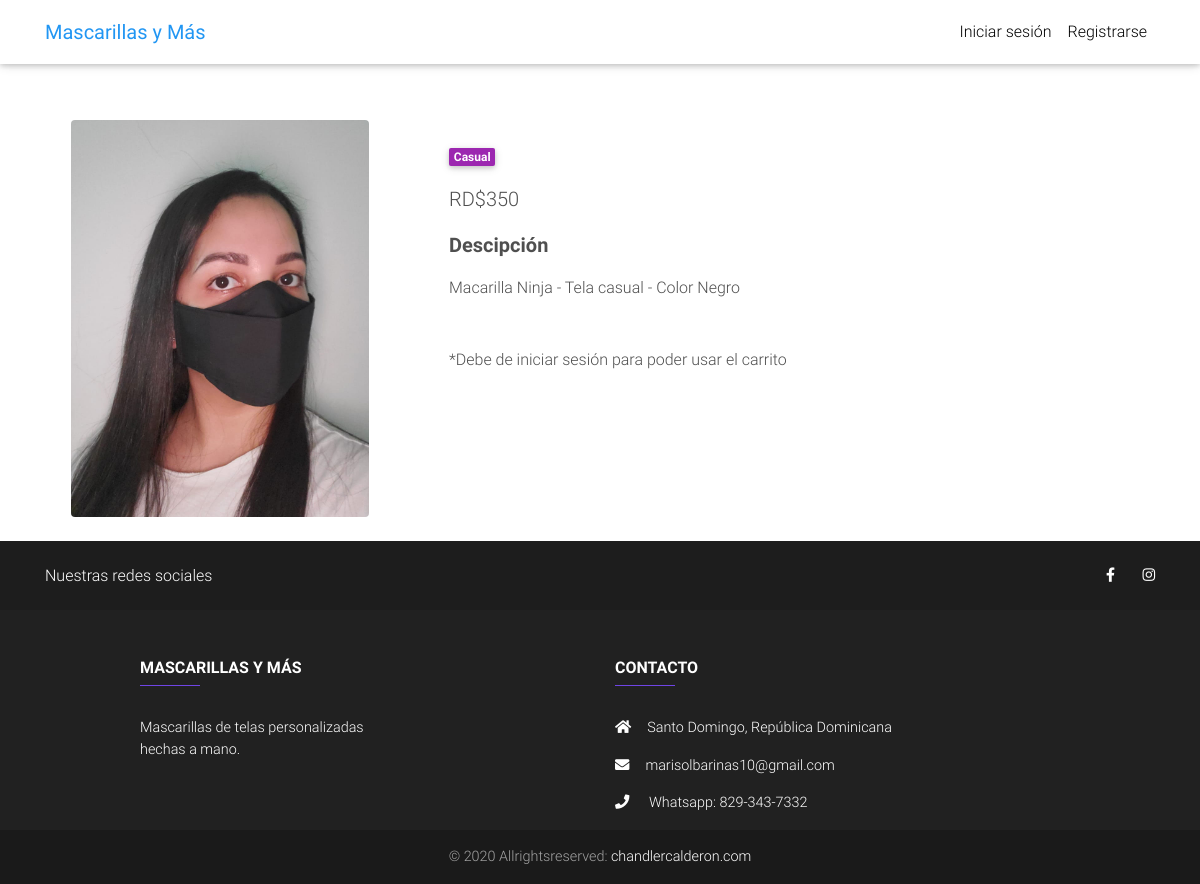
Screenshot of /product/ninja/ with the database file from the repository.
### catalog/models.py (models this page shows, shortened)
class Item(models.Model):
    title = models.CharField(max_length=40)
    price = models.IntegerField()
    discount_price = models.IntegerField(blank=True, null=True)
    slug = models.SlugField()
    status = models.name = models.CharField(max_length=200)
    category = models.CharField(choices=CATEGORY_CHOICES, max_length=2)
    label = models.CharField(choices=LABEL_CHOICES, max_length=2)
    description = models.TextField()
    image = models.ImageField(default='default.jpg', upload_to='static/images')

### catalog/views.py (the view)
# urls.py: path('product/<slug>/', ProductDetail.as_view(), name="product"),
class ProductDetail(DetailView):
    model = Item
    template_name = 'product.html'

### templates/product.html (shortened to what this page needs)
{% extends 'base.html' %}
{% load static %}
{% block content %}
  <main class="mt-5 pt-4">
    <div class="container dark-grey-text mt-5">
      <div class="row wow fadeIn">
        <div class="col-md-4 mb-4 text-center">
          <img src="{{object.image.url}}" style="height:auto; max-width:85%;" class="rounded" alt="">
        </div>
        <div class="col-md-6 mb-4">
          <div class="p-4">
            <div class="mb-3">
              <a href="">
                <span class="badge purple mr-1">{{object.get_category_display}}</span>
              </a>
            </div>
            <p class="lead">
              <span class="mr-1">
                {% if object.discount_price  %}
                  <del>RD${{object.price}}</del>
                  <span>RD${{object.discount_price}}</span>
                {% else %}
                  <span>RD${{object.price}}</span>
                {% endif %}
              </span>
            </p>
            <p class="lead font-weight-bold">Descipción</p>
            <p>{{object.description}}</p>
            {% if request.user.is_authenticated %}
            <a href="{{object.get_add_to_cart_url}}" class="btn btn-primary btn-md my-2 p" type="submit">Añadir al carrito
              <i class="fas fa-shopping-cart"></i>
            </a>
            <a href="{{object.get_remove_from_cart_url}}" class="btn btn-danger btn-md my-2 p" type="submit">Quitar del carrito
              <i class="fas fa-shopping-cart ml-1"></i>
            </a>
            {% else %}
            <div class="mt-5 bold">
            *Debe de iniciar sesión para poder usar el carrito
            {% endif %}
            </div>
          </div>
        </div>
      </div>
    </div>
  </main>
  {% endblock %}

### templates/base.html (style rules this page uses)
html, body, header, .carousel { height: 60vh; }

### rows the page displays
Item: image (picture), category "Casual", price "350", description "Macarilla Ninja - Tela casual - Color Negro"
